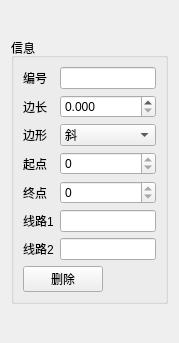
<?xml version="1.0" encoding="UTF-8"?>
<ui version="4.0">
 <class>InfoEdge</class>
 <widget class="QWidget" name="InfoEdge">
  <property name="geometry">
   <rect>
    <x>0</x>
    <y>0</y>
    <width>179</width>
    <height>343</height>
   </rect>
  </property>
  <property name="windowTitle">
   <string>Form</string>
  </property>
  <layout class="QVBoxLayout" name="verticalLayout">
   <item>
    <widget class="QGroupBox" name="groupBox">
     <property name="sizePolicy">
      <sizepolicy hsizetype="Preferred" vsizetype="Fixed">
       <horstretch>0</horstretch>
       <verstretch>0</verstretch>
      </sizepolicy>
     </property>
     <property name="title">
      <string>信息</string>
     </property>
     <layout class="QVBoxLayout" name="verticalLayout_2">
      <item>
       <layout class="QFormLayout" name="formLayout">
        <item row="0" column="0">
         <widget class="QLabel" name="label_2">
          <property name="font">
           <font>
            <pointsize>9</pointsize>
           </font>
          </property>
          <property name="text">
           <string>编号</string>
          </property>
         </widget>
        </item>
        <item row="0" column="1">
         <widget class="QLineEdit" name="idLineEdit">
          <property name="sizePolicy">
           <sizepolicy hsizetype="Preferred" vsizetype="Fixed">
            <horstretch>0</horstretch>
            <verstretch>0</verstretch>
           </sizepolicy>
          </property>
          <property name="font">
           <font>
            <pointsize>9</pointsize>
           </font>
          </property>
          <property name="dragEnabled">
           <bool>false</bool>
          </property>
          <property name="readOnly">
           <bool>true</bool>
          </property>
         </widget>
        </item>
        <item row="1" column="0">
         <widget class="QLabel" name="label_3">
          <property name="font">
           <font>
            <pointsize>9</pointsize>
           </font>
          </property>
          <property name="text">
           <string>边长</string>
          </property>
         </widget>
        </item>
        <item row="1" column="1">
         <widget class="QDoubleSpinBox" name="lengthSpinBox">
          <property name="sizePolicy">
           <sizepolicy hsizetype="Preferred" vsizetype="Fixed">
            <horstretch>0</horstretch>
            <verstretch>0</verstretch>
           </sizepolicy>
          </property>
          <property name="font">
           <font>
            <pointsize>9</pointsize>
           </font>
          </property>
          <property name="decimals">
           <number>3</number>
          </property>
         </widget>
        </item>
        <item row="2" column="0">
         <widget class="QLabel" name="label_7">
          <property name="font">
           <font>
            <pointsize>9</pointsize>
           </font>
          </property>
          <property name="text">
           <string>边形</string>
          </property>
         </widget>
        </item>
        <item row="2" column="1">
         <widget class="QComboBox" name="styleBox">
          <property name="sizePolicy">
           <sizepolicy hsizetype="Preferred" vsizetype="Fixed">
            <horstretch>0</horstretch>
            <verstretch>0</verstretch>
           </sizepolicy>
          </property>
          <property name="font">
           <font>
            <pointsize>9</pointsize>
           </font>
          </property>
          <item>
           <property name="text">
            <string>斜</string>
           </property>
          </item>
          <item>
           <property name="text">
            <string>横竖</string>
           </property>
          </item>
          <item>
           <property name="text">
            <string>竖横</string>
           </property>
          </item>
         </widget>
        </item>
        <item row="3" column="0">
         <widget class="QLabel" name="label_6">
          <property name="font">
           <font>
            <pointsize>9</pointsize>
           </font>
          </property>
          <property name="text">
           <string>起点</string>
          </property>
         </widget>
        </item>
        <item row="3" column="1">
         <widget class="QSpinBox" name="startSpinBox">
          <property name="enabled">
           <bool>true</bool>
          </property>
          <property name="sizePolicy">
           <sizepolicy hsizetype="Preferred" vsizetype="Fixed">
            <horstretch>0</horstretch>
            <verstretch>0</verstretch>
           </sizepolicy>
          </property>
          <property name="font">
           <font>
            <pointsize>9</pointsize>
           </font>
          </property>
          <property name="readOnly">
           <bool>true</bool>
          </property>
          <property name="maximum">
           <number>10000</number>
          </property>
         </widget>
        </item>
        <item row="4" column="0">
         <widget class="QLabel" name="label_8">
          <property name="font">
           <font>
            <pointsize>9</pointsize>
           </font>
          </property>
          <property name="text">
           <string>终点</string>
          </property>
         </widget>
        </item>
        <item row="4" column="1">
         <widget class="QSpinBox" name="endSpinBox">
          <property name="sizePolicy">
           <sizepolicy hsizetype="Preferred" vsizetype="Fixed">
            <horstretch>0</horstretch>
            <verstretch>0</verstretch>
           </sizepolicy>
          </property>
          <property name="font">
           <font>
            <pointsize>9</pointsize>
           </font>
          </property>
          <property name="readOnly">
           <bool>true</bool>
          </property>
          <property name="maximum">
           <number>10000</number>
          </property>
         </widget>
        </item>
        <item row="5" column="0">
         <widget class="QLabel" name="label_9">
          <property name="font">
           <font>
            <pointsize>9</pointsize>
           </font>
          </property>
          <property name="text">
           <string>线路1</string>
          </property>
         </widget>
        </item>
        <item row="5" column="1">
         <widget class="QLineEdit" name="lineEdit0">
          <property name="sizePolicy">
           <sizepolicy hsizetype="Preferred" vsizetype="Fixed">
            <horstretch>0</horstretch>
            <verstretch>0</verstretch>
           </sizepolicy>
          </property>
          <property name="font">
           <font>
            <pointsize>9</pointsize>
           </font>
          </property>
          <property name="dragEnabled">
           <bool>false</bool>
          </property>
          <property name="readOnly">
           <bool>true</bool>
          </property>
         </widget>
        </item>
        <item row="6" column="0">
         <widget class="QLabel" name="label_10">
          <property name="font">
           <font>
            <pointsize>9</pointsize>
           </font>
          </property>
          <property name="text">
           <string>线路2</string>
          </property>
         </widget>
        </item>
        <item row="6" column="1">
         <widget class="QLineEdit" name="lineEdit1">
          <property name="sizePolicy">
           <sizepolicy hsizetype="Preferred" vsizetype="Fixed">
            <horstretch>0</horstretch>
            <verstretch>0</verstretch>
           </sizepolicy>
          </property>
          <property name="font">
           <font>
            <pointsize>9</pointsize>
           </font>
          </property>
          <property name="dragEnabled">
           <bool>false</bool>
          </property>
          <property name="readOnly">
           <bool>true</bool>
          </property>
         </widget>
        </item>
       </layout>
      </item>
      <item>
       <widget class="QPushButton" name="deleteButton">
        <property name="sizePolicy">
         <sizepolicy hsizetype="Fixed" vsizetype="Fixed">
          <horstretch>0</horstretch>
          <verstretch>0</verstretch>
         </sizepolicy>
        </property>
        <property name="font">
         <font>
          <pointsize>9</pointsize>
         </font>
        </property>
        <property name="text">
         <string>删除</string>
        </property>
       </widget>
      </item>
     </layout>
    </widget>
   </item>
  </layout>
 </widget>
 <resources/>
 <connections/>
</ui>
